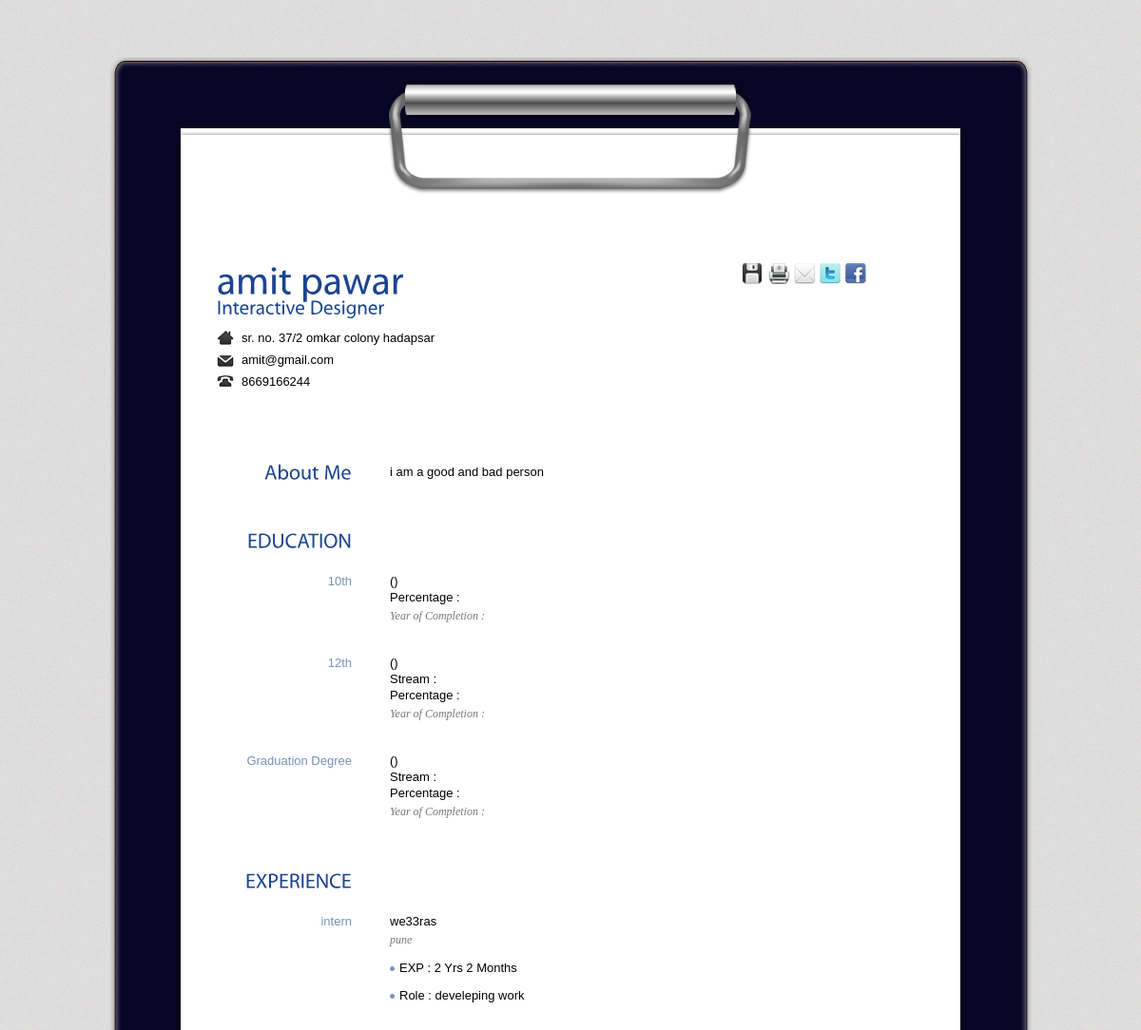
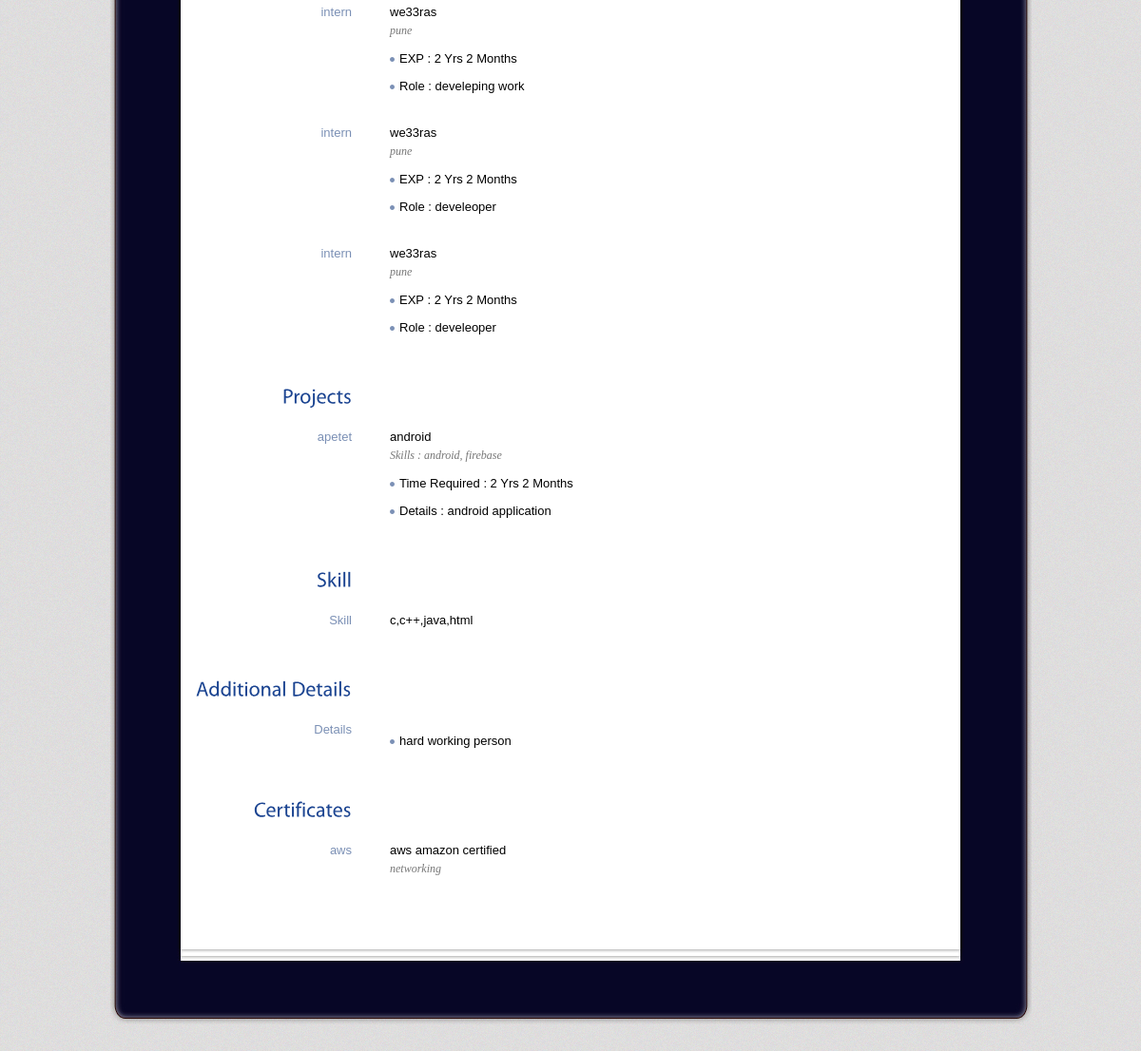
Screenshot of /examples/blue/resume.php (signed in) with the database file from the repository (2 pictures, top to bottom).
### tables this page shows
CREATE TABLE `resume_detail` (
  `email` varchar(50) NOT NULL,
  `first_name` varchar(50) NOT NULL,
  `last_name` varchar(50) NOT NULL,
  `phoneno.` bigint(20) NOT NULL,
  `address` varchar(150) NOT NULL,
  `pincode` int(10) NOT NULL,
  `city` varchar(30) NOT NULL,
  `state` varchar(50) NOT NULL,
  `personal_profile` text NOT NULL
);

CREATE TABLE `resume_work_exp` (
  `email` varchar(50) NOT NULL,
  `company_name` varchar(50) NOT NULL,
  `duration_year` int(5) NOT NULL,
  `designation` varchar(50) NOT NULL,
  `role` varchar(100) NOT NULL,
  `duration_month` int(3) NOT NULL,
  `company_location` varchar(50) NOT NULL
);

CREATE TABLE `resume_projects` (
  `email` varchar(50) NOT NULL,
  `title` varchar(50) NOT NULL,
  `domain` varchar(50) NOT NULL,
  `time_month` int(4) NOT NULL,
  `time_year` int(4) NOT NULL,
  `project_detail` varchar(150) NOT NULL,
  `skills` varchar(100) NOT NULL
);

CREATE TABLE `resume_skill` (
  `email` varchar(50) NOT NULL,
  `skill` varchar(1000) NOT NULL
);

CREATE TABLE `resume_additional` (
  `email` varchar(50) NOT NULL,
  `adittional` varchar(5000) NOT NULL
);

CREATE TABLE `resume_certificate` (
  `email` varchar(50) NOT NULL,
  `certificate_domain` varchar(50) NOT NULL,
  `detail` varchar(1000) NOT NULL,
  `link` varchar(200) NOT NULL
);

### examples/blue/resume.php (the view, shortened to what this page needs)
<?php
include('config.php');
	if(strlen($_SESSION['email'])==0)
	{
header('location:../registration/login.php');
}
else{
	$user_email=$_SESSION['email'];
	$personal=mysqli_query($con,"select * from resume_detail where email= '$user_email' ");
	$personal=mysqli_fetch_array($personal);
	$education=mysqli_query($con,"select * from resume_education where email= '$user_email' ");
	$education=mysqli_fetch_array($education);
	$work=mysqli_query($con,"select * from resume_work_exp where email= '$user_email' ");
	$project=mysqli_query($con,"select * from resume_projects where email= '$user_email' ");
	$skill=mysqli_query($con,"select * from resume_skill where email= '$user_email' ");
	$skill=mysqli_fetch_array($skill);
	$additional=mysqli_query($con,"select * from resume_additional where email= '$user_email' ");
	$certifiates=mysqli_query($con,"select * from resume_certificate where email= '$user_email' ");
}
?>
<!DOCTYPE html PUBLIC "-//W3C//DTD XHTML 1.0 Transitional//EN" "http://www.w3.org/TR/xhtml1/DTD/xhtml1-transitional.dtd">
<html xmlns="http://www.w3.org/1999/xhtml">
<head>
<link type="text/css" rel="stylesheet" href="css/blue.css" />
<link type="text/css" rel="stylesheet" href="css/print.css" media="print"/>
</head>
<body>
<div id="wrapper">
  <div class="wrapper-top"></div>
  <div class="wrapper-mid">
    <div id="paper">
      <div class="paper-top"></div>
      <div id="paper-mid">
        <div class="entry">
          <div class="self">
            <h1 class="name"><?php echo $personal['first_name']. " " .$personal['last_name']; ?><br />
              <span>Interactive Designer</span></h1>
            <ul>
              <li class="ad"><?php echo $personal['address'] ?></li>
              <li class="mail"><?php echo $personal['email'] ?></li>
              <li class="tel"><?php echo $personal['phoneno.'] ?></li>
            </ul>
          </div>
          <div class="social">
            <ul>
              <li><a class='north' href="#" title="Download .pdf"><img src="images/icn-save.jpg" alt="Download the pdf version" /></a></li>
              <li><a class='north' href="javascript:window.print()" title="Print"><img src="images/icn-print.jpg" alt="" /></a></li>
              <li><a class='north' id="contact" href="contact/index.html" title="Contact Me"><img src="images/icn-contact.jpg" alt="" /></a></li>
              <li><a class='north' href="#" title="Follow me on Twitter"><img src="images/icn-twitter.jpg" alt="" /></a></li>
              <li><a class='north' href="#" title="My Facebook Profile"><img src="images/icn-facebook.jpg" alt="" /></a></li>
            </ul>
          </div>
        </div>
        <div class="entry">
          <h2>About Me</h2>
          <p><?php echo $personal['personal_profile'] ?></p>
        </div>
        <div class="entry">
          <h2>EDUCATION</h2>
          <div class="content">
            <h3>10th</h3>
            <p><?php echo $education['x_school']; ?> (<?php echo $education['x_board']; ?>) <br />
              Percentage : <?php echo $education['x_percentage']; ?>
              <em>Year of Completion : <?php echo $education['x_year_complete']; ?></em>
			  </p>
          </div>
			<div class="content">
            <h3>12th</h3>
            <p><?php echo $education['12_school']; ?> (<?php echo $education['12_board']; ?>) <br />
              Stream : <?php echo $education['12_stream']; ?>  <br />
              Percentage : <?php echo $education['12_percentage']; ?>
              <em>Year of Completion : <?php echo $education['12_year_complete']; ?></em>
			  </p>
          </div>
		<div class="content">
            <h3>Graduation Degree</h3>
            <p><?php echo $education['be_school']; ?> (<?php echo $education['be_board']; ?>) <br />
              Stream : <?php echo $education['be_course']; ?>  <br />
              Percentage : <?php echo $education['be_percentage']; ?>
              <em>Year of Completion : <?php echo $education['be_year_complete']; ?></em>
			  </p>
          </div>
        </div>
		 <?php
		 $num=mysqli_num_rows($work);
													if($num>0)
														{
				?>
        <div class="entry">
          <h2>EXPERIENCE</h2>
			<?php
				  while($row=mysqli_fetch_array($work)){
				  ?>
          <div class="content">
            <h3><?php echo $row['designation'] ?></h3>
            <p><?php echo $row['company_name'] ?> <br />
              <em><?php echo $row['company_location'] ?></em></p>
            <ul class="info">
              <li>EXP : <?php echo $row['duration_year'] ?> Yrs <?php echo $row['duration_month'] ?> Months</li>
              <li>Role : <?php echo $row['role'] ?></li>
            </ul>
          </div>
          <?php } ?>
        </div>
		    <?php } ?>
		   <?php
		 $num=mysqli_num_rows($project);
				if($num>0)
									{
				?>
        <div class="entry">
          <h2>Projects</h2>
			<?php
				  while($row=mysqli_fetch_array($project)){
				  ?>
          <div class="content">
            <h3><?php echo $row['title'] ?></h3>
            <p><?php echo $row['domain'] ?> <br />
              <em>Skills : <?php echo $row['skills'] ?></em></p>
            <ul class="info">
              <li>Time Required : <?php echo $row['time_year'] ?> Yrs <?php echo $row['time_month'] ?> Months</li>
              <li>Details : <?php echo $row['project_detail'] ?></li>
            </ul>
          </div>
          <?php } ?>
        </div>
		    <?php } ?>
		   <div class="entry">
          <h2>Skill</h2>
          <div class="content">
            <h3><?php echo "Skill"; ?></h3>
            <p><?php echo $skill['skill'] ?> <br />
              </p>
          </div>
        </div>
		     <?php
		 $num=mysqli_num_rows($additional);
				if($num>0)
									{
				?>
		  <div class="entry">
          <h2>Additional Details</h2>
			  <?php while($row=mysqli_fetch_array($additional)){ ?>
          <div class="content">
            <h3><?php echo "Details"; ?></h3>
			  <ul class="info">
              <li><?php echo $row['adittional'] ?> </li>
            </ul>
          </div>
            <?php } ?>
        </div>
		    <?php } ?>
		   <?php
		 $num=mysqli_num_rows($certifiates);
				if($num>0)
									{
				?>
		   <div class="entry">
          <h2>Certificates</h2>
			    <?php while($row=mysqli_fetch_array($certifiates)){ ?>
          <div class="content">
            <h3><?php echo $row['certificate_domain'] ?></h3>
            <p><?php echo $row['detail'] ?> <br />
              <em><?php echo $row['link'] ?></em></p>
          </div>
              <?php } ?>
        </div>
		      <?php } ?>
      </div>
      <div class="paper-bottom"></div>
    </div>
  </div>
  <div class="wrapper-bottom"></div>
</div>
</body>
</html>

### examples/blue/css/blue.css (style rules this page uses)
html, body, div, span, applet, object, iframe, h1, h2, h3, h4, h5, h6, p, blockquote, pre, a, abbr, acronym, address, big, code, del, dfn, em, font, img, ins, kbd, q, s, samp, small, strike, strong, tt, var, dl, dt, dd, ol, ul, li, fieldset, form, label, legend, table, caption, tbody, tfoot, thead, tr, th, td { margin: 0; padding: 0; border: 0; outline: 0; font-weight: inherit; font-style: inherit; font-size: 100%; font-family: inherit; vertical-align: baseline; }
body { line-height: 1; }
body { font-family: "Trebuchet MS", Arial, Helvetica, sans-serif; background-color: #e1e0db; background-image: url(../images/bg.jpg); background-repeat: repeat; font-size:13px; line-height: 17px; color:#000; }
a, a:visited, a:active { color:#7b90b5; text-decoration: none; }
#wrapper { width:969px; margin:0 auto; margin-top:60px; margin-bottom:100px; }
.wrapper-top { width:969px; height:19px; margin:0 auto; background-image:url(../images/btop.jpg); background-repeat:no-repeat; }
.wrapper-mid { width:969px; margin:0 auto; background-image:url(../images/bmid.jpg); background-repeat: repeat-y; padding-bottom:40px; }
.wrapper-bottom { width:969px; height:22px; padding:0; margin:0 auto; background-image:url(../images/bbottom.jpg); background-repeat:no-repeat; }
#paper { width:828px; margin:0 auto; }
.paper-top { width:828px; margin:0 auto; background-image:url(../images/ptop.jpg); background-repeat:no-repeat; height:126px; }
#paper-mid { width:828px; margin:0 auto; background-image:url(../images/pmid.jpg); background-repeat:repeat-y; display:block; padding:0; overflow: hidden; padding-bottom:75px; padding-top:7px; }
.paper-bottom { width:828px; height:18px; margin:0 auto; background-image:url(../images/pbottom.jpg); background-repeat:no-repeat; }
.entry { width:720px; display: block; padding-top:55px; clear: both; margin-left:4px; }
h1 { width:250px; font-size:42px; color:#1b4491; margin-bottom:3px; clear:both; }
h1 span { font-size:21px; display:block; color:#1b4491; margin-top:-5px; }
h2 { width:180px; height: 23px; text-align: right; float:left; padding:0; margin:0; clear:both; font-size:22px; color:#1b4491; margin-bottom:-12px; }
p { width:500px; margin-left:40px; float:right; }
div.content { clear: both; padding:0; margin:0; overflow: hidden; display:block; padding-top:32px; }
h3 { width:180px; text-align: right; float:left; padding:0; clear:both; font-size: 13px; color:#7b90b5; }
em { font-family: Georgia, "Times New Roman", serif; font-style: italic; color:#777777; font-size:12px; display: block; padding-top:3px; }
ul.info { float:right; width:500px; margin-left:40px; list-style-type: none; }
ul.info li { margin:0; padding:0; float:left; display: block; width:500px; background-image:url(../images/bullet.gif); background-repeat: no-repeat; padding-left:10px; background-position: 0 .5em; margin-top:12px; }
.self { width:250px; float:left; padding-top:11px; margin-left:38px; margin-bottom:15px; }
.self ul { padding-top: 10px; }
.self ul li.ad { background-image:url(../images/icn-ad.gif); }
.self ul li.mail { background-image:url(../images/icn-mail.gif); }
.self ul li.tel { background-image:url(../images/icn-tel.gif); }
.self ul li { background-repeat: no-repeat; padding-left:26px; background-position: 0 .1em; height:25px; display:block; margin-top:-2px; }
.social { width:135px; float:right; padding-top:10px; }
.social ul { list-style: none; }
.social ul li { float:left; width:21px; height:24px; margin:0; padding:0; margin-left:6px; }

### rows the page displays
resume_detail: address "sr. no. 37/2 omkar colony hadapsar", email "amit@gmail.com", value "8669166244", personal_profile "i am a good and bad person"
resume_work_exp: designation "intern", company_name "we33ras", company_location "pune", duration_year "2", duration_month "2", role "develeping work"
resume_work_exp: designation "intern", company_name "we33ras", company_location "pune", duration_year "2", duration_month "2", role "develeping work"
resume_work_exp: designation "intern", company_name "we33ras", company_location "pune", duration_year "2", duration_month "2", role "develeoper"
resume_work_exp: designation "intern", company_name "we33ras", company_location "pune", duration_year "2", duration_month "2", role "develeoper"
resume_projects: title "apetet", domain "android", skills "android, firebase", time_year "2", time_month "2", project_detail "android application"
resume_skill: skill "c,c++,java,html"
resume_additional: adittional "hard working person"
resume_certificate: certificate_domain "aws", detail "aws amazon certified", link "networking"
